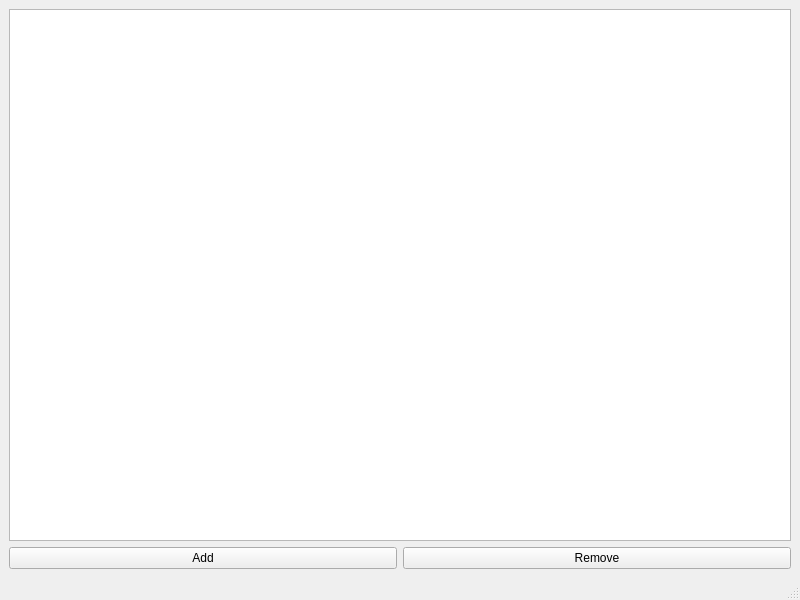
<?xml version="1.0" encoding="UTF-8"?>
<ui version="4.0">
 <class>MainWindow</class>
 <widget class="QMainWindow" name="MainWindow">
  <property name="geometry">
   <rect>
    <x>0</x>
    <y>0</y>
    <width>800</width>
    <height>600</height>
   </rect>
  </property>
  <property name="windowTitle">
   <string>MainWindow</string>
  </property>
  <widget class="QWidget" name="centralwidget">
   <layout class="QGridLayout" name="gridLayout">
    <item row="0" column="0" colspan="2">
     <widget class="QTableView" name="Calendar"/>
    </item>
    <item row="1" column="0">
     <widget class="QPushButton" name="pushButton">
      <property name="text">
       <string>Add</string>
      </property>
     </widget>
    </item>
    <item row="1" column="1">
     <widget class="QPushButton" name="pushButton_2">
      <property name="text">
       <string>Remove</string>
      </property>
     </widget>
    </item>
   </layout>
  </widget>
  <widget class="QMenuBar" name="menubar">
   <property name="geometry">
    <rect>
     <x>0</x>
     <y>0</y>
     <width>800</width>
     <height>27</height>
    </rect>
   </property>
  </widget>
  <widget class="QStatusBar" name="statusbar"/>
 </widget>
 <resources/>
 <connections/>
</ui>
